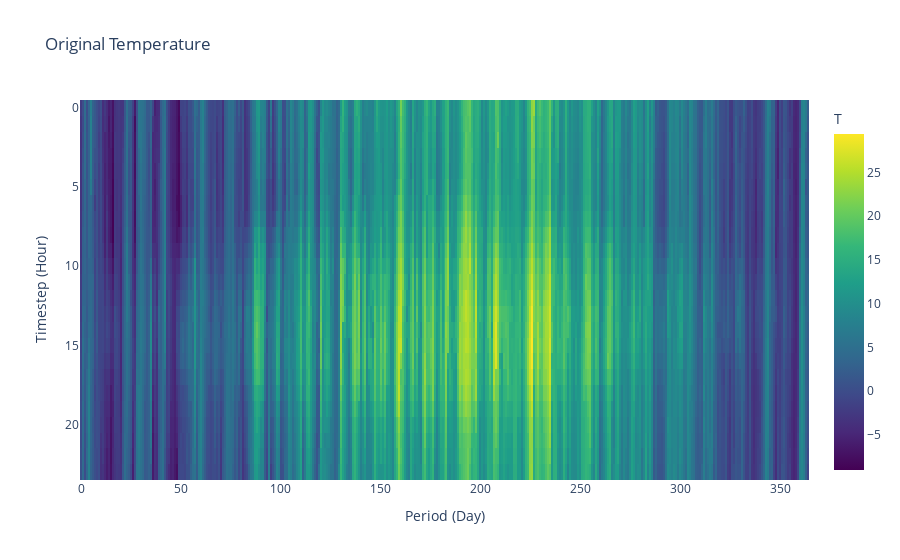

Notebook code cell kept with this figure:
### Markdown cell above
Plot the original temperature data as a heatmap

### Code cell
# Use tsam's built-in heatmap plotting
tsam.plot_heatmap(raw, column="T", period_hours=24, title="Original Temperature")

### Figure 1 — Plotly figure (JSON) as saved in the notebook; plotly's stock layout.template omitted (floating-point values rounded to 4 significant figures; data arrays with more than 128 entries replaced by an {"elided": "..."} marker saying what was removed)
{"data": [{"coloraxis": "coloraxis", "hovertemplate": "Period (Day): %{x}<br>Timestep (Hour): %{y}<br>T: %{z}<extra></extra>", "name": "0", "type": "heatmap", "xaxis": "x", "yaxis": "y", "z": {"elided": "24x365 float values"}}], "layout": {"coloraxis": {"colorbar": {"title": {"text": "T"}}, "colorscale": [[0.0, "#440154"], [0.1111, "#482878"], [0.2222, "#3e4989"], [0.3333, "#31688e"], [0.4444, "#26828e"], [0.5556, "#1f9e89"], [0.6667, "#35b779"], [0.7778, "#6ece58"], [0.8889, "#b5de2b"], [1.0, "#fde725"]]}, "title": {"text": "Original Temperature"}, "xaxis": {"anchor": "y", "domain": [0.0, 1.0], "title": {"text": "Period (Day)"}}, "yaxis": {"anchor": "x", "autorange": "reversed", "domain": [0.0, 1.0], "title": {"text": "Timestep (Hour)"}}}}
